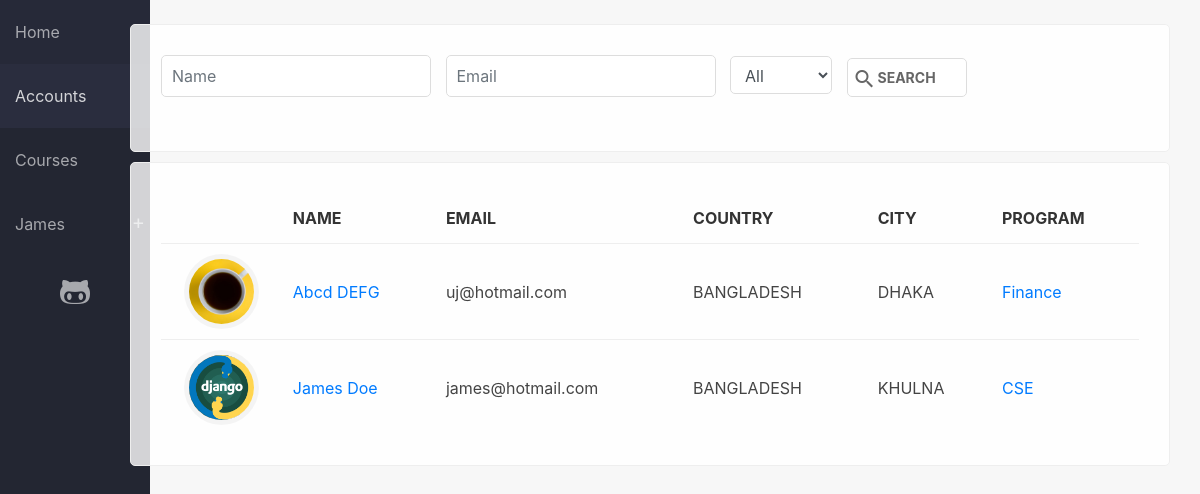
Page /students/ (signed in) on the committed database.
### sems/models.py (models this page shows, shortened)
class Student(models.Model):
    user = models.OneToOneField(User, on_delete=models.CASCADE, null=True)
    first_name = models.CharField(max_length=100, null=True)
    last_name = models.CharField(max_length=100, null=True)
    picture = models.ImageField(null=True, blank=True, default='no-img.png')
    website = models.URLField(max_length=100, null=True, blank=True)
    email = models.EmailField(max_length=100, null=True)
    program = models.ForeignKey(Program, on_delete=models.SET_NULL, null=True)
    country = models.ForeignKey(State, on_delete=models.SET_NULL, null=True)
    city = models.CharField(max_length=100, null=True)
    course = models.ManyToManyField(Course, related_name='course', blank=True)
    course_teacher = models.ManyToManyField(Course, related_name='course_teacher', blank=True)
    viti = models.IntegerField(choices=YEARS, default=1)
    semester = models.IntegerField(choices=SEMESTER, default=1)
    level = models.CharField(max_length=100, choices=LEVELS, default=1)

class State(models.Model):
    name = models.CharField(max_length=100)
    def __str__(self):
        return self.name

class Program(models.Model):
    name = models.CharField(max_length=150)
    summary = models.TextField(null=True, blank=True)
    def __str__(self):
        return self.name

### sems/views.py (the view)
# urls.py: path('students/', views.students_view, name='students'),
def students_view(request):
    students = Student.objects.all()
    programs = Program.objects.all()
    if request.method == 'GET':
        p = request.GET.get('program', '')
        name = request.GET.get('name', '')
        email = request.GET.get('email', '')
        if p != '':
            students = Student.objects.filter(program=p, first_name__contains=name, email__contains=email)
        else:
            students = Student.objects.filter(first_name__contains=name, email__contains=email)
    if request.user.is_authenticated:
        return render(
            request,
            'students_list.html',
            {'students': students, 'programs': programs, 'media_url': settings.MEDIA_ROOT},
        )
    else:
        return redirect('login')

### sems/templates/students_list.html (shortened to what this page needs)
{% extends 'base_generic.html' %}
{% block content %}
<div class="container">
    <div class="shadow-box">
    <form class="form-spaced" action="" method="get">
        <label for="name">
            <input class="form-control" placeholder="Name" value="{{ request.GET.name }}" type="text" name="name" id="name">
        </label>
        <label for="email">
            <input class="form-control" placeholder="Email" value="{{ request.GET.email }}" type="email" name="email" id="email">
        </label>
        <label for="program">
            <select class="form-control" name="program" id="program">
                <option value="">All</option>
            </select>
        </label>
        <button type="submit" class="btn btn-primary"><i class="material-icons">search</i>Search</button>
    </form>
    </div>
    <div class="shadow-box">
        {% if students %}
        <table>
            <thead>
                <tr>
                    <th class="d-none d-sm-table-cell"></th>
                    <th>Name</th>
                    <th class="d-none d-sm-table-cell">Email</th>
                    <th class="d-none d-sm-table-cell">Country</th>
                    <th class="d-none d-sm-table-cell">City</th>
                    <th>Program</th>
                </tr>
            </thead>
            <tbody>
                {% for s in students %}
                <tr>
                    <td class="d-none d-sm-table-cell text-center"><div class="img-round"><img src="../static/uploads/{% if s.picture %}{{ s.picture }} {% else %}no-img.png {% endif %}" /></div></td>
                    <td><a href="{% url 'student_detail' pk=s.pk %}">{{ s.first_name }} {{ s.last_name }}</a></td>
                    <td class="d-none d-sm-table-cell">{{ s.email }}</td>
                    <td class="d-none d-sm-table-cell text-uppercase">{{ s.country }}</td>
                    <td class="d-none d-sm-table-cell text-uppercase">{{ s.city }}</td>
                    <td><a href="{% url 'program_single' pk=s.program.pk %}">{{ s.program }}</a></td>
                </tr>
                {% endfor %}
            </tbody>
        </table>
        {% else %}
        <p class="text-center"><i class="material-icons">sentiment_satisfied</i><br>No users added</p>
        <p class="text-center lead">Start by <a href="{% url 'user_add' %}">adding a new user</a></p>
        {% endif %}
    </div>
</div>
{% endblock %}

### sems/templates/base_generic.html (shortened to what this page needs)
{% load static %}
<html>
<head>
    <link rel="stylesheet" href="https://use.fontawesome.com/releases/v5.0.12/css/all.css">
    <link rel="stylesheet" href="{% static 'css/bootstrap.min.css' %}">
    <link rel="stylesheet" href="{% static 'css/main.css' %}">
    <link rel="stylesheet" href="{% static 'fonts/fontawesome-all.min.css' %}">
</head>
<body>
    <div class="wrapper">
        <div class="container-fluid">
            <div class="row">
                <div class="no-padding col-md-1 col-sm-4">
                    <header>
                        <nav>
                            {% url 'home' as hom %} {% url 'students' as acc %} {% url 'programs' as prog %} {% url 'login' as log %} {% url 'student_detail' pk=user.student.pk as sd %}
                            <a href="{% url 'home' %}" {% if request.path == hom %} class="active" {% endif %}>Home</a>
                            <a href="{% url 'students' %}" {% if request.path == acc %} class="active" {% endif %}>Accounts</a>
                            <a href="{% url 'programs' %}" {% if request.path == prog %} class="active" {% endif %}>Courses</a>
                            <div>
                                {% if not user.is_authenticated %}
                                <a href="{% url 'login' %}" {% if request.path == log %} class="active" {% endif %}>Login</a> {% else %}
                                <div class="dd">
                                    <a {% if request.path == sd %} class="active" {% endif %}>{{ user.student.first_name }}</a>
                                </div>
                                {% endif %}
                            </div>
                            <a href="https://github.com/szlcpscr" class="text-center" title="View on GitHub" target="_blank"><i class="fab fa-github-alt fa-2x"></i></a>
                        </nav>
                    </header>
                </div>
                <div class="col-md-11 col-sm-8">
                    <br>
                    {% block content %} {% endblock %}
                </div>
            </div>
        </div>
    </div>
</body>
</html>

### sems/static/css/main.css (style rules this page uses)
* { --main-color: #006992; }
body { display: flex; flex-direction: column; background-color: #f7f7f7; min-height: 100vh; }
.wrapper { flex: 1; }
.no-padding { padding: 0; }
nav { background-color: #232632; margin-bottom: 15px; border-bottom: 1px solid #eee; height: 100vh; position: fixed; min-width: 150px; }
nav a { display: block; padding: 20px 15px; color: rgba(255,255,255,.6); transition: 100ms ease; }
a.active { color: rgba(255,255,255,.8); background-color: #2A2D3E; }
.dd::before, .minus::before { content: '+'; position: absolute; right: 0; font-size: 20px; margin-top: 15px; margin-right: 5px; }
.dd { position: relative; cursor: pointer; display: block; color: rgba(255,255,255,.6); }
.shadow-box, .card-box, .empty-box { padding: 30px; border-radius: 5px; margin-bottom: 10px; display: block; border: 1px solid #eee; position: relative; background-color: rgba(255,255,255,.8); position: relative; overflow: hidden; }
table { width: 100%; }
td, th { padding: 15px 10px; border-top: 1px solid #eee; color: #444; }
th { border: none; color: #333; text-transform: uppercase; }
.form-spaced label { margin-right: 10px; }
.btn { border: none; text-transform: uppercase; font-size: normal; font-weight: bold; border-radius: 4px; position: relative; padding: 6px 20px; padding-left: 30px; }
.btn-primary, .empty-box a.btn-primary, .empty-box button.btn-primary, input.btn-primary, .btn-third, .btn-danger { border-radius: 5px; background-color: #fff; border: 1px solid #ddd; color: #666; font-size: 14px; box-shadow: none; padding: 8px 30px; background: #fff; }
.img-round { width: 65px; height: 65px; overflow: hidden; display: inline-flex; justify-content: center; align-items: center; border-radius: 100px; box-shadow: 0px 0px 0px 5px rgba(0,0,0,0.04); }
.img-round > img, .thumb > img { max-height: 110%; min-height: 100%; }
.form-control, .form-control[readonly], .input-styled input, .input-styled select { border-radius: 5px; background-color: #fff; width: 100%; padding: 8px 10px; border-color: #ddd; transition: 200ms ease; }
.material-icons, .label .material-icons { position: absolute; left: 0; }
.btn .material-icons { left: 5; }
td { position: relative; }

### rows in the picture
Student: picture (picture), first_name "Abcd", last_name "DEFG", email "uj@hotmail.com", country "BANGLADESH", city "DHAKA", program "Finance"
Student: picture (picture), first_name "James", last_name "Doe", email "james@hotmail.com", country "BANGLADESH", city "KHULNA", program "CSE"

### other values in the picture
{{ user.student.first_name }} "James"
